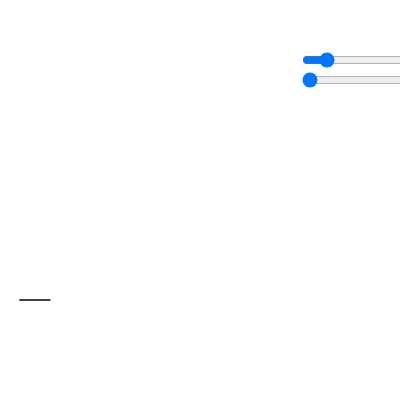
Frame 1 (no input)
Frame 60 (no input): identical to frame 1, image omitted
Frame 120 (the mouse pressed at the canvas centre since frame 60): identical to frame 1, image omitted

The p5.js sketch that drew this single still picture (run headless with seeded random() and noise() and a simulated clock; from frame 60 on, the mouse is pressed at the canvas centre):

// p5.js sketch
// ── sketch.js
//triangle
var x1 = 20;
var x2 = x1;
var y1= 300;
var y2;
var x3;
var y3= y1;
var w=200;
var h=200;



var a,b,c;
var aSlider;
var bSlider;

function setup(){
  createCanvas(400,400);
  smooth();
  stroke(0);
  aSlider=createSlider(y1-h,y1,[y1-h/2]); //y2
  aSlider.position(300, 70);
  bSlider=createSlider(x1,x1+w,[x1+w/2]); //x3
  bSlider.position(300, 50);

}

function draw(){
  background(255);
  y2=map(aSlider.value(),y1-h,y1,y1,y1-h);
  x3=(bSlider.value());
  line(x1,y1,x2,y2);
  line(x2,y2,x3,y3);
  line(x1,y1,x3,y3);
}
